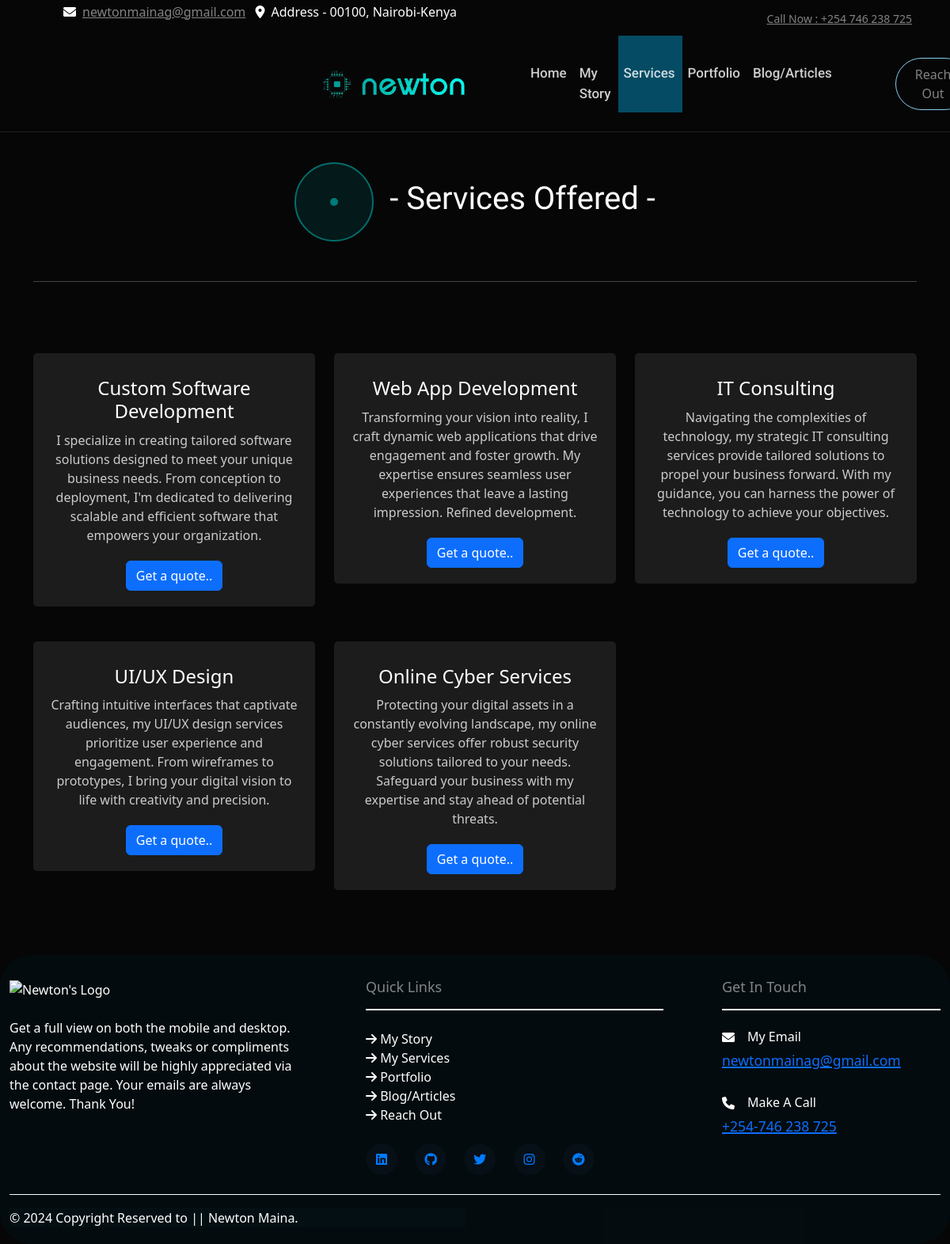
/services, run on the app's committed database.
### The_Website_v1/models.py (models this page shows, shortened)
class Service(models.Model):
    name = models.CharField(max_length=100)
    description = models.TextField()
    icon = models.CharField(max_length=50)

### The_Website_v1/views.py (the view)
# urls.py: path('services', views.service, name ="services"),
def service(request):
    services = Service.objects.all()
    return render(request, 'services.html', {'navbar': 'services', 'services': services})

### The_Website_v1/templates/services.html (shortened to what this page needs)
{% extends 'layout.html' %}
{% load static %}
{% block body %}
    <div class="service-section py-5">
        <div class="container">
            <section class="intro-section">
                <div class="big-circle">
                    <div class="small-circle"></div>
                </div>
                <div class="retext">
                    <h1>- Services Offered -</h1>
                </div>
            </section>
            <hr style="margin-bottom: 70px">
            <div class="row">
                {% for service in services %}
                <div class="col-md-4 mb-4">
                    <div class="service-item">
                        <div class="service-content">
                            <h3>{{ service.name }}</h3>
                            <p>{{ service.description }}</p>
                            <a href="{% url 'The_Website_v1:contact' %}" class="btn btn-primary">Get a quote..</a>
                        </div>
                    </div>
                </div>
                {% endfor %}
            </div>
        </div>
    </div>
{% endblock %}

### The_Website_v1/static/css/styles.css (style rules this page uses)
.big-circle { position: relative; width: 100px; height: 100px; border: 2px solid rgb(4,108,108); background-color: rgba(4,108,108,0.2); border-radius: 50%; display: flex; justify-content: center; align-items: center; transition: transform 0.3s ease; }
.small-circle { width: 10px; height: 10px; background: rgb(0,123,123); border-radius: 50%; position: absolute; overflow: hidden; margin: auto; }
.retext { color: white; font-family: "Playwrite AU VIC", system-ui; font-size: 1rem; font-weight: bold; text-align: center; justify-content: center; margin-left: 20px; }
.service-item { margin-top: 20px; background-color: rgba(51, 51, 51, 0.5); padding: 20px; border-radius: 5px; text-align: center; transition: background-color 0.3s ease; }
.service-content h3 { color: #fff; font-size: 24px; margin-bottom: 10px; }
.service-content p { color: #ccc; font-size: 16px; margin-bottom: 20px; }

### data on the page
Service: name "Custom Software Development", description "I specialize in creating tailored software solutions designed to meet your unique business needs. From conception to deployment, I'm dedicated to delivering scalable and efficient software that empowers your organization."
Service: name "Web App Development", description "Transforming your vision into reality, I craft dynamic web applications that drive engagement and foster growth. My expertise ensures seamless user experiences that leave a lasting impression. Refined development."
Service: name "IT Consulting", description "Navigating the complexities of technology, my strategic IT consulting services provide tailored solutions to propel your business forward. With my guidance, you can harness the power of technology to achieve your objectives."
Service: name "UI/UX Design", description "Crafting intuitive interfaces that captivate audiences, my UI/UX design services prioritize user experience and engagement. From wireframes to prototypes, I bring your digital vision to life with creativity and precision."
Service: name "Online Cyber Services", description "Protecting your digital assets in a constantly evolving landscape, my online cyber services offer robust security solutions tailored to your needs. Safeguard your business with my expertise and stay ahead of potential threats."
